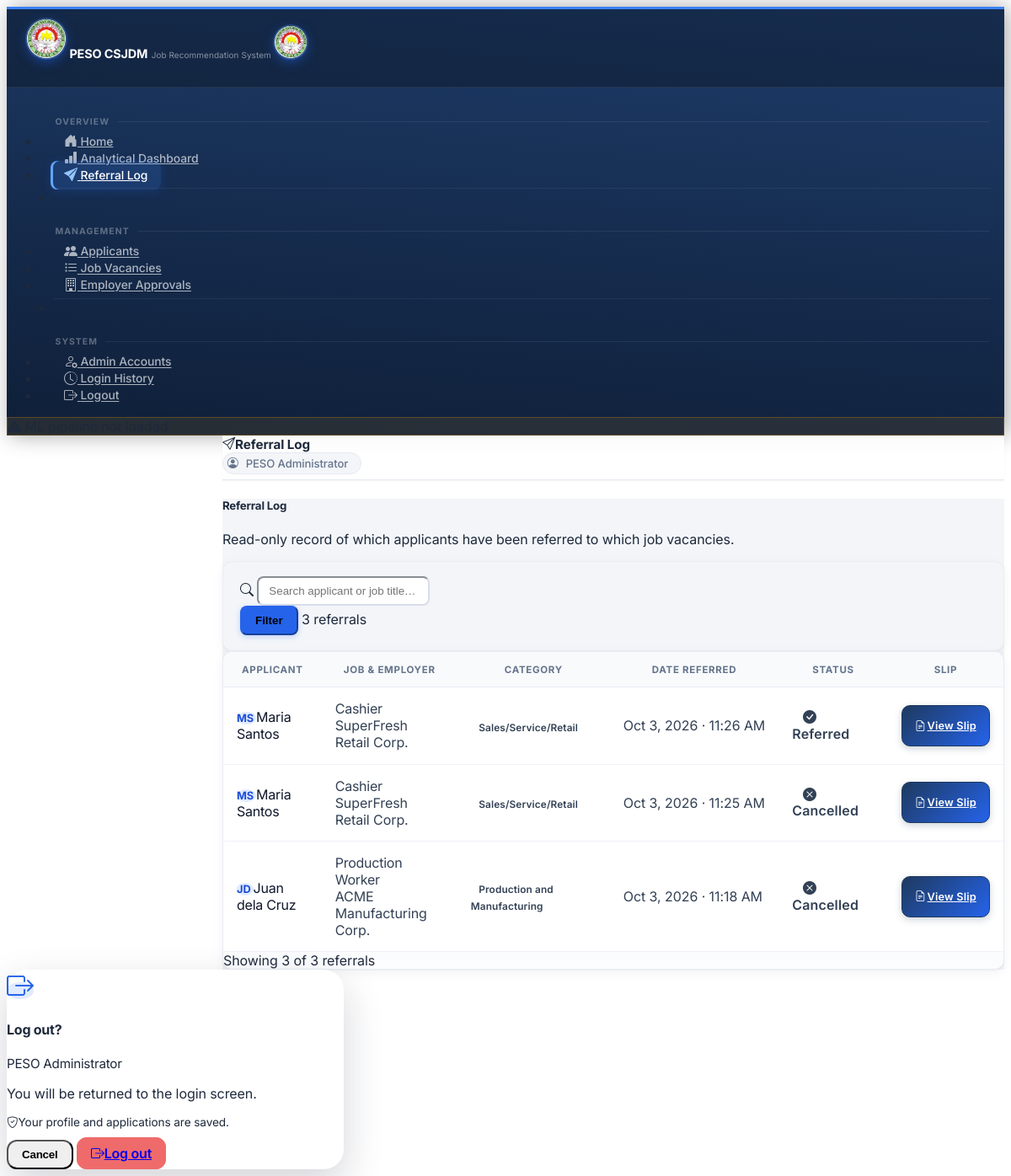
The app's page /referrals (signed in) with its own data.
### tables this page shows
CREATE TABLE "users" (
                user_id            INTEGER PRIMARY KEY AUTOINCREMENT,
                full_name     TEXT    NOT NULL,
                email         TEXT    UNIQUE NOT NULL,
                password_hash TEXT    NOT NULL,
                role          TEXT    DEFAULT 'admin',
                is_active     INTEGER DEFAULT 1,
                created_at    DATETIME DEFAULT CURRENT_TIMESTAMP
            );

CREATE TABLE "applicants" (
                applicant_id                 INTEGER  PRIMARY KEY AUTOINCREMENT,
                first_name         TEXT     NOT NULL,
                last_name          TEXT     NOT NULL,
                sex                TEXT,
                age                INTEGER,
                barangay           TEXT,
                district           TEXT,
                employment_status  TEXT     DEFAULT 'Unemployed',
                is_pwd             INTEGER  DEFAULT 0,
                educ_level         TEXT     NOT NULL,
                preferred_position TEXT     NOT NULL,
                skills             TEXT     NOT NULL,
                work_experience    TEXT,
                user_id            INTEGER  REFERENCES users(user_id),
                created_at         DATETIME DEFAULT CURRENT_TIMESTAMP,
                is_archived        INTEGER  DEFAULT 0
            , birthdate DATE, contact_number TEXT, middle_name TEXT, suffix TEXT, civil_status TEXT, address_line TEXT, city TEXT, province TEXT, height_cm TEXT, religion TEXT, tin TEXT, landline TEXT, disability TEXT, is_4ps INTEGER DEFAULT 0, household_id TEXT, is_wodp INTEGER DEFAULT 0, is_dswd_foodstamp INTEGER DEFAULT 0, is_caregiver INTEGER DEFAULT 0, is_ofw INTEGER DEFAULT 0, ofw_country TEXT, is_former_ofw INTEGER DEFAULT 0, former_ofw_country TEXT, ofw_return_date TEXT, employed_type TEXT, unemployed_reason TEXT, job_search_months INTEGER, pref_work_local TEXT, pref_work_overseas TEXT, languages TEXT, education TEXT, trainings TEXT, eligibilities TEXT, work_history TEXT, other_skills TEXT, certified INTEGER DEFAULT 0, certified_at DATETIME, photo TEXT);

CREATE TABLE referrals (
            referral_id           INTEGER  PRIMARY KEY AUTOINCREMENT,
            applicant_id INTEGER  NOT NULL,
            vacancy_id   INTEGER  NOT NULL,
            referred_by  INTEGER  NOT NULL,
            referred_at  DATETIME DEFAULT CURRENT_TIMESTAMP,
            status       TEXT     DEFAULT 'referred',
            notes        TEXT, suitability_score REAL,
            FOREIGN KEY (applicant_id) REFERENCES applicants(applicant_id),
            FOREIGN KEY (vacancy_id)   REFERENCES job_vacancies(vacancy_id),
            FOREIGN KEY (referred_by)  REFERENCES users(user_id)
        );

CREATE TABLE job_vacancies (
            vacancy_id                   INTEGER  PRIMARY KEY AUTOINCREMENT,
            employer_name        TEXT     NOT NULL,
            job_title            TEXT     NOT NULL,
            occupational_category TEXT    NOT NULL,
            is_local             INTEGER  DEFAULT 1,
            is_active            INTEGER  DEFAULT 1,
            created_at           DATETIME DEFAULT CURRENT_TIMESTAMP
        , employer_id INTEGER REFERENCES users(user_id), application_deadline DATE, req_gender TEXT DEFAULT 'Any', req_age_min INTEGER, req_age_max INTEGER, req_education TEXT, req_documents TEXT, req_experience_months INTEGER, salary_min INTEGER, salary_max INTEGER, salary_period TEXT, job_location TEXT, req_skills TEXT, requirements_deadline DATE, interview_date DATE, interview_time TEXT, interview_date_end DATE, interview_time_end TEXT, location_type TEXT, venue_address TEXT, max_applicants INTEGER);

### app.py (the view)
@app.route('/referrals')
@admin_required
def referrals_list():
    db     = get_db()
    status = request.args.get('status', 'all')
    search = request.args.get('search', '').strip()
    conds, params = [], []
    if status != 'all':
        conds.append('r.status=?')
        params.append(status)
    if search:
        conds.append('(a.first_name LIKE ? OR a.last_name LIKE ? OR jv.job_title LIKE ?)')
        like = f'%{search}%'
        params += [like, like, like]
    where = ('WHERE ' + ' AND '.join(conds)) if conds else ''
    joins = ('FROM referrals r JOIN applicants a ON r.applicant_id=a.applicant_id '
             'JOIN job_vacancies jv ON r.vacancy_id=jv.vacancy_id')
    total = db.execute(f'SELECT COUNT(*) {joins} {where}', params).fetchone()[0]
    page  = max(1, request.args.get('page', 1, type=int))
    pages = max(1, (total + LIST_PER_PAGE - 1) // LIST_PER_PAGE)
    page  = min(page, pages)
    referrals = db.execute(f'''
        SELECT r.*,
               a.first_name, a.last_name,
               jv.job_title, jv.employer_name, jv.occupational_category,
               u.full_name as referred_by_name
        {joins}
        LEFT JOIN users u     ON r.referred_by  = u.user_id
        {where}
        ORDER BY r.referred_at DESC
        LIMIT ? OFFSET ?
    ''', params + [LIST_PER_PAGE, (page - 1) * LIST_PER_PAGE]).fetchall()
    return render_template('admin/referrals.html', referrals=referrals,
                           status=status, search=search,
                           page=page, pages=pages, total=total)

### templates/admin/referrals.html (shortened to what this page needs)
{% extends 'base.html' %}
{% block page_title %}<i class="bi bi-send me-2"></i>Referral Log{% endblock %}
{% block content %}
<div class="d-flex align-items-center justify-content-between flex-wrap gap-3 mb-4">
  <div>
    <h5 class="fw-bold mb-0">Referral Log</h5>
    <p class="text-muted small mb-0">Read-only record of which applicants have been referred to which job vacancies.</p>
  </div>
</div>
<form method="GET" action="{{ url_for('referrals_list') }}" class="card mb-4">
  <div class="card-body d-flex gap-2 flex-wrap align-items-center py-3 px-3">
    <div class="input-group" style="max-width:360px;">
      <span class="input-group-text bg-white text-muted"><i class="bi bi-search"></i></span>
      <input type="text" name="search" value="{{ search }}" class="form-control border-start-0" placeholder="Search applicant or job title…" />
    </div>
    <button type="submit" class="btn btn-primary px-4">Filter</button>
    <span class="ms-auto text-muted small">{{ total }} referral{{ 's' if total != 1 else '' }}</span>
  </div>
</form>
{% if referrals %}
<div class="card apps-card" style="overflow:hidden;">
  <div class="table-responsive">
    <table class="table table-hover mb-0 apps-table">
      <thead>
        <tr>
          <th class="px-4">Applicant</th>
          <th>Job &amp; Employer</th>
          <th>Category</th>
          <th>Date Referred</th>
          <th>Status</th>
          <th class="text-end px-4">Slip</th>
        </tr>
      </thead>
      <tbody>
        {% for r in referrals %}
        <tr>
          <td class="px-4">
            <div class="d-flex align-items-center gap-3">
              <span class="d-inline-flex align-items-center justify-content-center flex-shrink-0"
                    style="width:38px;height:38px;border-radius:50%;background:#e0ebff;color:#1d4ed8;font-weight:700;font-size:.8rem;">
                {{ (r.first_name or '?')[0]|upper }}{{ (r.last_name or '')[:1]|upper }}
              </span>
              <span class="fw-semibold">{{ r.first_name }} {{ r.last_name }}</span>
            </div>
          </td>
          <td>
            <div class="fw-semibold">{{ r.job_title }}</div>
            <div class="text-muted small">{{ r.employer_name }}</div>
          </td>
          <td>
            <span class="badge bg-primary-subtle text-primary-emphasis" style="font-size:.74rem;">{{ r.occupational_category }}</span>
          </td>
          <td class="text-muted small" style="white-space:nowrap;">{{ r.referred_at|friendly_dt }}</td>
          <td>
            {% if r.status == 'cancelled' %}
            <span class="badge bg-danger-subtle text-danger-emphasis"><i class="bi bi-x-circle-fill me-1"></i>Cancelled</span>
            {% else %}
            <span class="badge bg-primary-subtle text-primary-emphasis"><i class="bi bi-check-circle-fill me-1"></i>Referred</span>
            {% endif %}
          </td>
          <td class="text-end px-4">
            <a href="{{ url_for('referral_slip', rid=r.referral_id) }}" class="btn btn-sm btn-outline-secondary">
              <i class="bi bi-file-earmark-text me-1"></i>View Slip
            </a>
          </td>
        </tr>
        {% endfor %}
      </tbody>
    </table>
  </div>
  <div class="card-footer text-muted small px-4 py-3">
    {% if pages > 1 %}Page {{ page }} of {{ pages }} · {% endif %}Showing {{ referrals|length }} of {{ total }} referral{{ 's' if total != 1 else '' }}
  </div>
</div>
{% endif %}
{% endblock %}

### templates/base.html (shortened to what this page needs)
<!DOCTYPE html>
<html lang="en">
<head>
  <link rel="stylesheet" href="https://cdn.jsdelivr.net/npm/@coreui/coreui@5/dist/css/coreui.min.css" />
  <link rel="stylesheet" href="https://cdn.jsdelivr.net/npm/bootstrap-icons@1.11.3/font/bootstrap-icons.min.css" />
  <link rel="stylesheet" href="{{ url_for('static', filename='css/custom.css') }}" />
</head>
<body class="admin-portal">
<div class="sidebar sidebar-dark sidebar-fixed hide" id="sidebar">
  <div class="sidebar-brand">
    <span class="sidebar-brand-full d-flex align-items-center gap-2">
      <span class="sb-icon-badge">
        <img src="{{ url_for('static', filename='img/peso_logo.png') }}" alt="PESO CSJDM" />
      </span>
      <span>
        <span class="sb-brand-name d-block">PESO CSJDM</span>
        <span class="sb-brand-sub">Job Recommendation System</span>
      </span>
    </span>
    <span class="sidebar-brand-narrow">
      <span class="sb-icon-badge" style="width:38px;height:38px;">
        <img src="{{ url_for('static', filename='img/peso_logo.png') }}" alt="PESO CSJDM" />
      </span>
    </span>
  </div>
  <ul class="sidebar-nav">
    <li class="nav-title">Overview</li>
    <li class="nav-item">
      <a class="nav-link {% if request.endpoint == 'home' %}active{% endif %}"
         href="{{ url_for('home') }}">
        <span class="nav-icon"><i class="bi bi-house-door-fill"></i></span>
        Home
      </a>
    </li>
    <li class="nav-item">
      <a class="nav-link {% if request.endpoint == 'analytics' %}active{% endif %}"
         href="{{ url_for('analytics') }}">
        <span class="nav-icon"><i class="bi bi-bar-chart-fill"></i></span>
        Analytical Dashboard
      </a>
    </li>
    <li class="nav-item">
      <a class="nav-link {% if request.endpoint == 'referrals_list' %}active{% endif %}"
         href="{{ url_for('referrals_list') }}">
        <span class="nav-icon"><i class="bi bi-send-fill"></i></span>
        Referral Log
      </a>
    </li>
    <li class="nav-divider"></li>
    <li class="nav-title">Management</li>
    <li class="nav-item">
      <a class="nav-link {% if 'applicant' in request.endpoint %}active{% endif %}"
         href="{{ url_for('applicants_list') }}">
        <span class="nav-icon"><i class="bi bi-people-fill"></i></span>
        Applicants
      </a>
    </li>
    <li class="nav-item">
      <a class="nav-link {% if 'vacanc' in request.endpoint %}active{% endif %}"
         href="{{ url_for('vacancies_list') }}">
        <span class="nav-icon"><i class="bi bi-list-task"></i></span>
        Job Vacancies
      </a>
    </li>
    {% if session_role == 'admin' %}
    <li class="nav-item">
      <a class="nav-link {% if 'admin_employer' in request.endpoint %}active{% endif %}"
         href="{{ url_for('admin_employers') }}">
        <span class="nav-icon"><i class="bi bi-building"></i></span>
        Employer Approvals
      </a>
    </li>
    {% endif %}
    <li class="nav-divider"></li>
    <li class="nav-title">System</li>
    {% if session_role == 'admin' %}
    <li class="nav-item">
      <a class="nav-link {% if request.endpoint in ['users_list','user_add','user_edit'] %}active{% endif %}"
         href="{{ url_for('users_list') }}">
        <span class="nav-icon"><i class="bi bi-person-gear"></i></span>
        Admin Accounts
      </a>
    </li>
    {% endif %}
    <li class="nav-item">
      <a class="nav-link {% if request.endpoint == 'login_history' %}active{% endif %}"
         href="{{ url_for('login_history') }}">
        <span class="nav-icon"><i class="bi bi-clock-history"></i></span>
        Login History
      </a>
    </li>
    <li class="nav-item">
      <a class="nav-link" href="#" data-coreui-toggle="modal" data-coreui-target="#logoutModal">
        <span class="nav-icon"><i class="bi bi-box-arrow-right"></i></span>
        Logout
      </a>
    </li>
  </ul>
  {% if not pipeline_loaded %}
  <div class="px-3 pb-3">
    <div class="sidebar-pipeline-warn rounded px-3 py-2 small d-flex align-items-center gap-2">
      <i class="bi bi-exclamation-triangle-fill text-warning"></i>
      <span class="text-warning">ML pipeline not loaded</span>
    </div>
  </div>
  {% endif %}
</div>
<div class="wrapper d-flex flex-column min-vh-100">
  <header class="header header-sticky p-0">
    <div class="container-fluid border-bottom px-4 d-flex align-items-center gap-3"
         style="height:52px;">
      <span class="topbar-page-title">{% block page_title %}{% endblock %}</span>
      <div class="ms-auto d-flex align-items-center gap-2">
        <div class="topbar-user">
          <i class="bi bi-person-circle me-1"></i>
          {{ session.get('full_name', 'Admin') }}
        </div>
      </div>
    </div>
  </header>
  <div class="body flex-grow-1">
    <div class="container-fluid px-4 pt-3 pb-4">
      {% block content %}{% endblock %}
    </div>
  </div>
</div>
<div class="modal fade" id="logoutModal" tabindex="-1" aria-hidden="true">
  <div class="modal-dialog modal-dialog-centered" style="max-width:400px;">
    <div class="modal-content border-0" style="border-radius:24px;background:#fff;box-shadow:0 18px 48px rgba(15,23,42,.18);">
      <div class="modal-body text-center px-4 pt-5 pb-3">
        <span class="d-inline-flex align-items-center justify-content-center mb-3"
              style="width:76px;height:76px;border-radius:50%;background:#e0ebff;">
          <i class="bi bi-box-arrow-right" style="font-size:2rem;color:#2563eb;"></i>
        </span>
        <h4 class="fw-bold mb-2">Log out?</h4>
        {% if session.get('full_name') %}<div class="fw-semibold mb-1" style="font-size:.95rem;">{{ session.get('full_name') }}</div>{% endif %}
        <p class="text-muted mb-1" style="font-size:1rem;">You will be returned to the login screen.</p>
        <p class="text-muted mb-0" style="font-size:.85rem;"><i class="bi bi-shield-check me-1"></i>Your profile and applications are saved.</p>
      </div>
      <div class="modal-footer border-0 d-flex gap-2 px-4 pb-4 pt-3">
        <button type="button" class="btn btn-outline-secondary flex-fill fw-semibold py-2" style="border-radius:12px;"
                data-coreui-dismiss="modal">Cancel</button>
        <a href="{{ url_for('logout') }}" class="btn flex-fill fw-semibold py-2 text-white" style="background:#ef6b6b;border:1px solid #ef6b6b;border-radius:12px;">
          <i class="bi bi-box-arrow-right me-1"></i>Log out
        </a>
      </div>
    </div>
  </div>
</div>
</body>
</html>

### records on screen
users: get "PESO Administrator"
referrals: first_name "Maria", last_name "Santos", job_title "Cashier", employer_name "SuperFresh Retail Corp.", occupational_category "Sales/Service/Retail", referred_at|friendly_dt "Oct 3, 2026 · 11:26 AM", status "referred" (drawn)
applicants: first_name "M", last_name "S"
referrals: first_name "Maria", last_name "Santos", job_title "Cashier", employer_name "SuperFresh Retail Corp.", occupational_category "Sales/Service/Retail", referred_at|friendly_dt "Oct 3, 2026 · 11:25 AM", status "cancelled" (drawn)
referrals: first_name "Juan", last_name "dela Cruz", job_title "Production Worker", employer_name "ACME Manufacturing Corp.", occupational_category "Production and Manufacturing", referred_at|friendly_dt "Oct 3, 2026 · 11:18 AM", status "cancelled" (drawn)
applicants: first_name "J", last_name "D"

### other values on screen
{{ total }} "3"
{{ 's' if total != 1 else '' }} "s"
{{ referrals|length }} "3"
